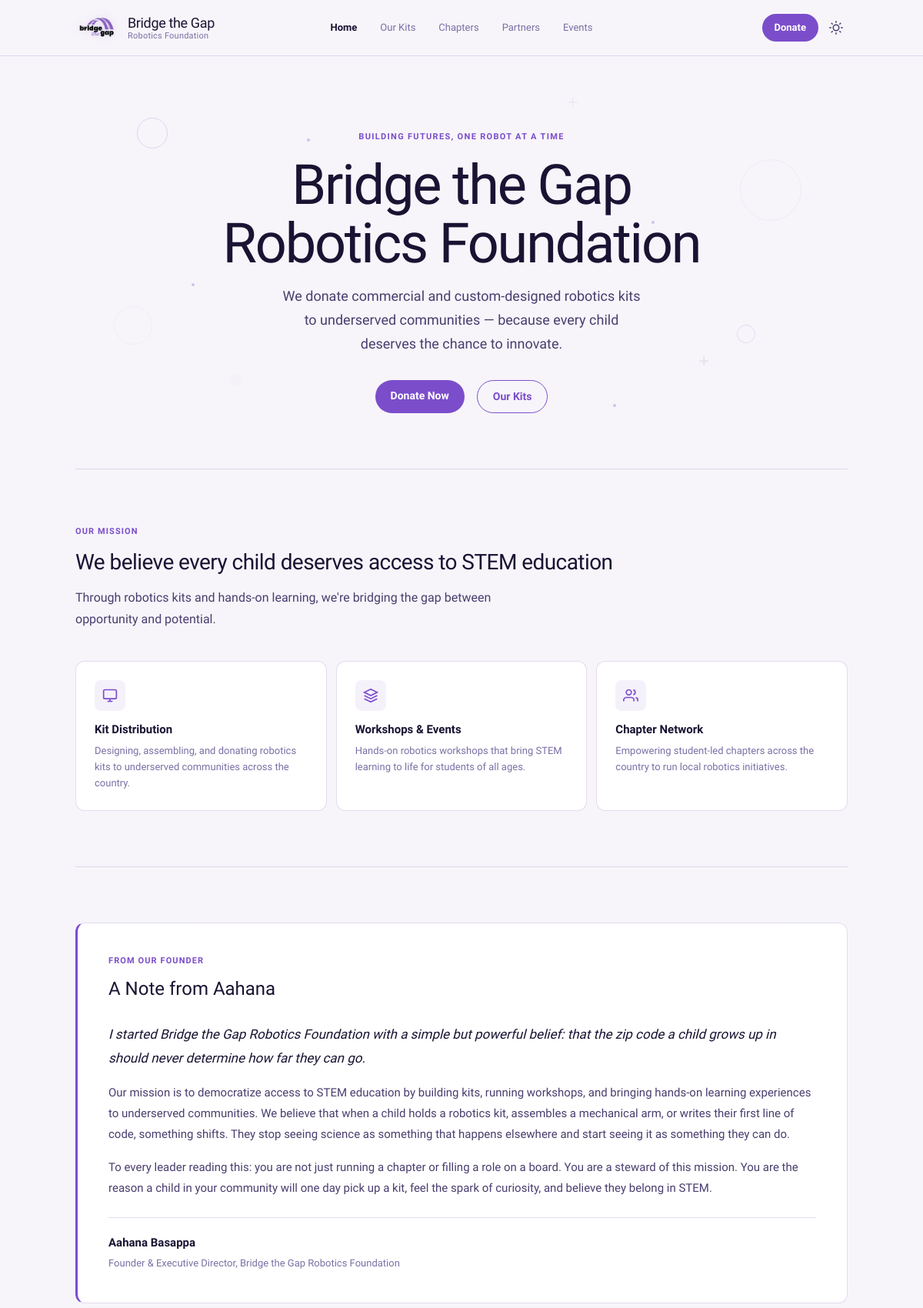
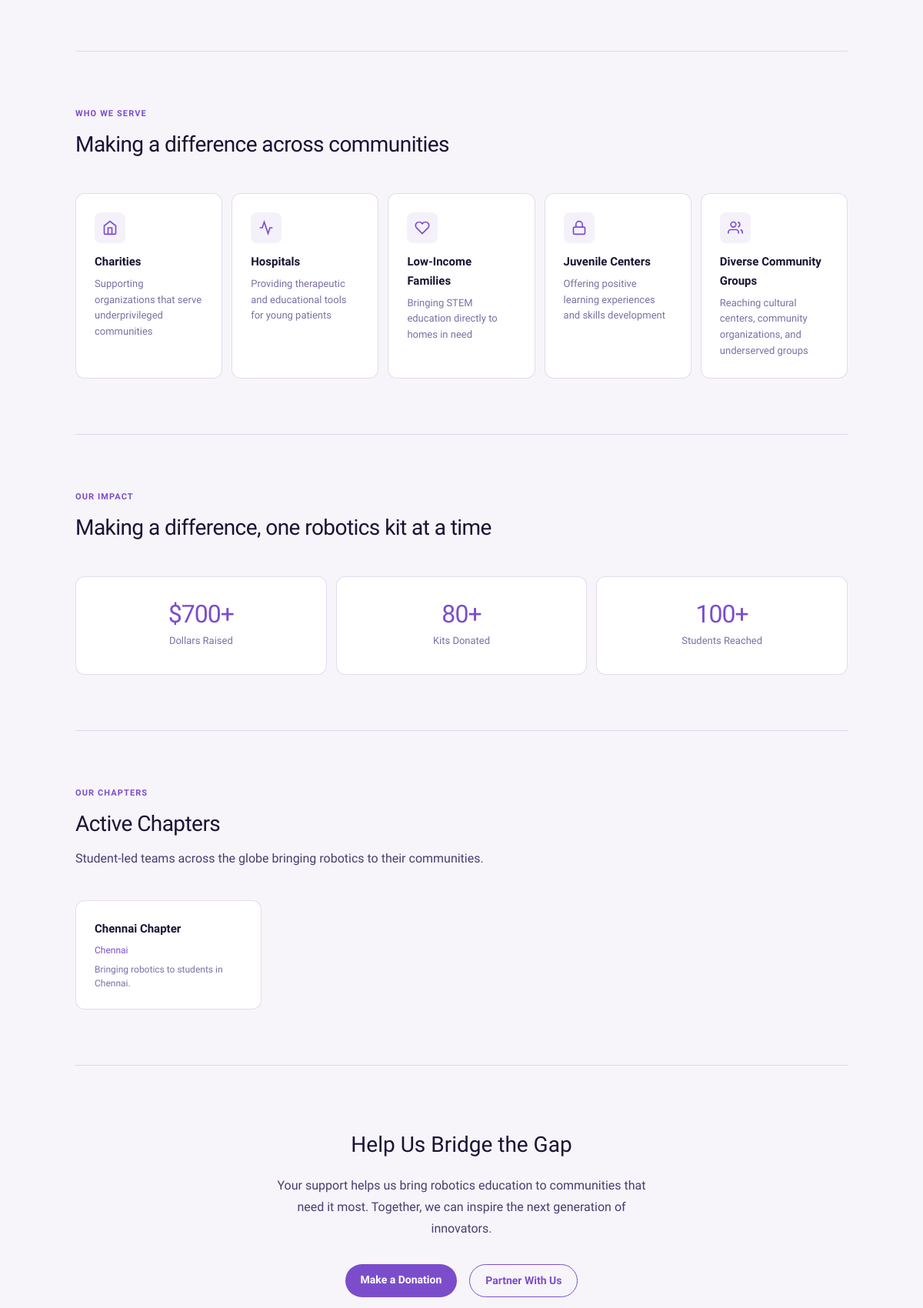
The page / (upper part) on the database its author committed (2 pictures, top to bottom).
### legacy/models.py (models this page shows)
class Chapter(db.Model):
    __tablename__ = 'chapters'
    id = db.Column(db.Integer, primary_key=True)
    slug = db.Column(db.String(120), unique=True, nullable=False)
    name = db.Column(db.String(200), nullable=False)
    city = db.Column(db.String(120), nullable=False)
    description = db.Column(db.Text, default='')
    about = db.Column(db.Text, default='')
    mission = db.Column(db.Text, default='')
    vision = db.Column(db.Text, default='')
    objectives = db.Column(db.Text, default='')
    cover_image = db.Column(db.String(500), default='')
    logo = db.Column(db.String(500), default='')
    status = db.Column(db.String(20), default='active')
    published = db.Column(db.Boolean, default=True)
    contact_email = db.Column(db.String(120), default='')
    contact_phone = db.Column(db.String(50), default='')
    address = db.Column(db.String(500), default='')
    google_maps = db.Column(db.String(500), default='')
    instagram = db.Column(db.String(500), default='')
    linkedin = db.Column(db.String(500), default='')
    discord = db.Column(db.String(500), default='')
    website = db.Column(db.String(500), default='')
    created_at = db.Column(db.DateTime, default=datetime.utcnow)
    updated_at = db.Column(db.DateTime, default=datetime.utcnow, onupdate=datetime.utcnow)
    members = db.relationship('TeamMember', backref='chapter', lazy='dynamic', cascade='all, delete-orphan')
    events = db.relationship('Event', backref='chapter', lazy='dynamic', cascade='all, delete-orphan')
    gallery = db.relationship('GalleryImage', backref='chapter', lazy='dynamic', cascade='all, delete-orphan')
    announcements = db.relationship('Announcement', backref='chapter', lazy='dynamic', cascade='all, delete-orphan')
    applications = db.relationship('Application', backref='chapter', lazy='dynamic', cascade='all, delete-orphan')

### legacy/app.py (the view)
@app.route('/')
def home():
    events = load_json(EVENTS_FILE)
    past_events = [e for e in events if e.get('status') == 'past']
    past_events.sort(key=lambda x: x.get('date', ''), reverse=True)
    chapters = Chapter.query.filter_by(published=True).order_by(Chapter.name).all()
    return render_template('home.html', highlights=past_events, chapters=chapters)

### legacy/app.py (called while the page is built)
def load_json(filepath, default=None):
    if default is None:
        default = []
    if not os.path.exists(filepath):
        save_json(filepath, default)
    with open(filepath, 'r') as f:
        return json.load(f)

@app.context_processor
def inject_user():
    user = None
    if session.get('user_id'):
        user = db.session.get(User, session['user_id'])
    return {'current_user': user}

@app.context_processor
def inject_now():
    return {'now': datetime.now()}

### templates/home.html (shortened to what this page needs)
{% extends "base.html" %}
{% block content %}
<section class="hero">
    <div class="hero-shapes">
        <div class="shape shape-circle s1"></div>
        <div class="shape shape-circle s2"></div>
        <div class="shape shape-circle s3"></div>
        <div class="shape shape-ring s4"></div>
        <div class="shape shape-ring s5"></div>
        <div class="shape shape-dot s6"></div>
        <div class="shape shape-dot s7"></div>
        <div class="shape shape-dot s8"></div>
        <div class="shape shape-dot s9"></div>
        <div class="shape shape-dot s10"></div>
        <div class="shape shape-cross s11"></div>
        <div class="shape shape-cross s12"></div>
    </div>
    <div class="hero-content">
        <p class="hero-tagline">Building Futures, One Robot at a Time</p>
        <h1>Bridge the Gap<br>Robotics Foundation</h1>
        <p class="hero-sub">We donate commercial and custom-designed robotics kits to underserved communities — because every child deserves the chance to innovate.</p>
        <div class="hero-links">
            <a href="https://hcb.hackclub.com/donations/start/bridge-the-gap-robotics-foundation" class="btn btn-accent" target="_blank">Donate Now</a>
            <a href="/kits" class="btn-outline">Our Kits</a>
        </div>
    </div>
</section>
<section class="section">
    <div class="sec-header">
        <span class="sec-label">Our Mission</span>
        <h2 class="sec-title">We believe every child deserves access to STEM education</h2>
        <p class="sec-desc">Through robotics kits and hands-on learning, we're bridging the gap between opportunity and potential.</p>
    </div>
    <div class="home-grid-3" style="margin-top:1.5rem;">
        <div class="home-card">
            <div class="home-card-icon">
                <svg xmlns="http://www.w3.org/2000/svg" viewBox="0 0 24 24" fill="none" stroke="currentColor" stroke-width="2"><rect x="2" y="3" width="20" height="14" rx="2"/><line x1="8" y1="21" x2="16" y2="21"/><line x1="12" y1="17" x2="12" y2="21"/></svg>
            </div>
            <h3>Kit Distribution</h3>
            <p>Designing, assembling, and donating robotics kits to underserved communities across the country.</p>
        </div>
        <div class="home-card">
            <div class="home-card-icon">
                <svg xmlns="http://www.w3.org/2000/svg" viewBox="0 0 24 24" fill="none" stroke="currentColor" stroke-width="2"><path d="M12 2L2 7l10 5 10-5-10-5z"/><path d="M2 17l10 5 10-5"/><path d="M2 12l10 5 10-5"/></svg>
            </div>
            <h3>Workshops &amp; Events</h3>
            <p>Hands-on robotics workshops that bring STEM learning to life for students of all ages.</p>
        </div>
        <div class="home-card">
            <div class="home-card-icon">
                <svg xmlns="http://www.w3.org/2000/svg" viewBox="0 0 24 24" fill="none" stroke="currentColor" stroke-width="2"><path d="M17 21v-2a4 4 0 00-4-4H5a4 4 0 00-4 4v2"/><circle cx="9" cy="7" r="4"/><path d="M23 21v-2a4 4 0 00-3-3.87"/><path d="M16 3.13a4 4 0 010 7.75"/></svg>
            </div>
            <h3>Chapter Network</h3>
            <p>Empowering student-led chapters across the country to run local robotics initiatives.</p>
        </div>
    </div>
</section>
<section class="section founder-section">
    <div class="founder-card">
        <span class="sec-label">From Our Founder</span>
        <h2 class="founder-title">A Note from Aahana</h2>
        <div class="founder-text">
            <p>I started Bridge the Gap Robotics Foundation with a simple but powerful belief: that the zip code a child grows up in should never determine how far they can go.</p>
            <p>Our mission is to democratize access to STEM education by building kits, running workshops, and bringing hands-on learning experiences to underserved communities. We believe that when a child holds a robotics kit, assembles a mechanical arm, or writes their first line of code, something shifts. They stop seeing science as something that happens elsewhere and start seeing it as something they can do.</p>
            <p>To every leader reading this: you are not just running a chapter or filling a role on a board. You are a steward of this mission. You are the reason a child in your community will one day pick up a kit, feel the spark of curiosity, and believe they belong in STEM.</p>
        </div>
        <div class="founder-sig">
            <span class="founder-name">Aahana Basappa</span>
            <span class="founder-role">Founder &amp; Executive Director, Bridge the Gap Robotics Foundation</span>
        </div>
    </div>
</section>
<section class="section">
    <div class="sec-header">
        <span class="sec-label">Who We Serve</span>
        <h2 class="sec-title">Making a difference across communities</h2>
    </div>
    <div class="home-grid-5">
        <div class="home-card">
            <div class="home-card-icon">
                <svg xmlns="http://www.w3.org/2000/svg" viewBox="0 0 24 24" fill="none" stroke="currentColor" stroke-width="2"><path d="M3 9l9-7 9 7v11a2 2 0 01-2 2H5a2 2 0 01-2-2z"/><polyline points="9,22 9,12 15,12 15,22"/></svg>
            </div>
            <h3>Charities</h3>
            <p>Supporting organizations that serve underprivileged communities</p>
        </div>
        <div class="home-card">
            <div class="home-card-icon">
                <svg xmlns="http://www.w3.org/2000/svg" viewBox="0 0 24 24" fill="none" stroke="currentColor" stroke-width="2"><path d="M22 12h-4l-3 9L9 3l-3 9H2"/></svg>
            </div>
            <h3>Hospitals</h3>
            <p>Providing therapeutic and educational tools for young patients</p>
        </div>
        <div class="home-card">
            <div class="home-card-icon">
                <svg xmlns="http://www.w3.org/2000/svg" viewBox="0 0 24 24" fill="none" stroke="currentColor" stroke-width="2"><path d="M20.84 4.61a5.5 5.5 0 00-7.78 0L12 5.67l-1.06-1.06a5.5 5.5 0 00-7.78 7.78l1.06 1.06L12 21.23l7.78-7.78 1.06-1.06a5.5 5.5 0 000-7.78z"/></svg>
            </div>
            <h3>Low-Income Families</h3>
            <p>Bringing STEM education directly to homes in need</p>
        </div>
        <div class="home-card">
            <div class="home-card-icon">
                <svg xmlns="http://www.w3.org/2000/svg" viewBox="0 0 24 24" fill="none" stroke="currentColor" stroke-width="2"><rect x="3" y="11" width="18" height="11" rx="2" ry="2"/><path d="M7 11V7a5 5 0 0110 0v4"/></svg>
            </div>
            <h3>Juvenile Centers</h3>
            <p>Offering positive learning experiences and skills development</p>
        </div>
        <div class="home-card">
            <div class="home-card-icon">
                <svg xmlns="http://www.w3.org/2000/svg" viewBox="0 0 24 24" fill="none" stroke="currentColor" stroke-width="2"><path d="M17 21v-2a4 4 0 00-4-4H5a4 4 0 00-4 4v2"/><circle cx="9" cy="7" r="4"/><path d="M23 21v-2a4 4 0 00-3-3.87"/><path d="M16 3.13a4 4 0 010 7.75"/></svg>
            </div>
            <h3>Diverse Community Groups</h3>
            <p>Reaching cultural centers, community organizations, and underserved groups</p>
        </div>
    </div>
</section>
<section class="section">
    <div class="sec-header">
        <span class="sec-label">Our Impact</span>
        <h2 class="sec-title">Making a difference, one robotics kit at a time</h2>
    </div>
    <div class="home-grid-3">
        <div class="impact-card">
            <span class="impact-val">$700+</span>
            <span class="impact-lbl">Dollars Raised</span>
        </div>
        <div class="impact-card">
            <span class="impact-val">80+</span>
            <span class="impact-lbl">Kits Donated</span>
        </div>
        <div class="impact-card">
            <span class="impact-val">100+</span>
            <span class="impact-lbl">Students Reached</span>
        </div>
    </div>
</section>
{% if chapters %}
<section class="section">
    <div class="sec-header">
        <span class="sec-label">Our Chapters</span>
        <h2 class="sec-title">Active Chapters</h2>
        <p class="sec-desc">Student-led teams across the globe bringing robotics to their communities.</p>
    </div>
    <div class="home-grid-4">
        {% for chapter in chapters[:4] %}
        <a href="{{ url_for('public.chapter_detail', slug=chapter.slug) }}" class="home-card" style="text-decoration:none;color:inherit;display:block;">
            <h3>{{ chapter.name }}</h3>
            <p style="font-size:0.75rem;color:var(--accent);font-weight:500;margin-bottom:0.375rem;">{{ chapter.city }}</p>
            <p style="font-size:0.75rem;line-height:1.5;color:var(--text-3);">{{ chapter.description[:80] }}{% if chapter.description|length > 80 %}...{% endif %}</p>
        </a>
        {% endfor %}
    </div>
</section>
{% endif %}
<section class="section cta-section">
    <h2>Help Us Bridge the Gap</h2>
    <p>Your support helps us bring robotics education to communities that need it most. Together, we can inspire the next generation of innovators.</p>
    <div class="cta-links">
        <a href="https://hcb.hackclub.com/donations/start/bridge-the-gap-robotics-foundation" class="btn btn-accent" target="_blank">Make a Donation</a>
        <a href="/partners" class="btn-outline">Partner With Us</a>
    </div>
</section>
{% endblock %}

### rows shown on the page
Chapter: name "Chennai Chapter", city "Chennai", description "Bringing robotics to students in Chennai."
